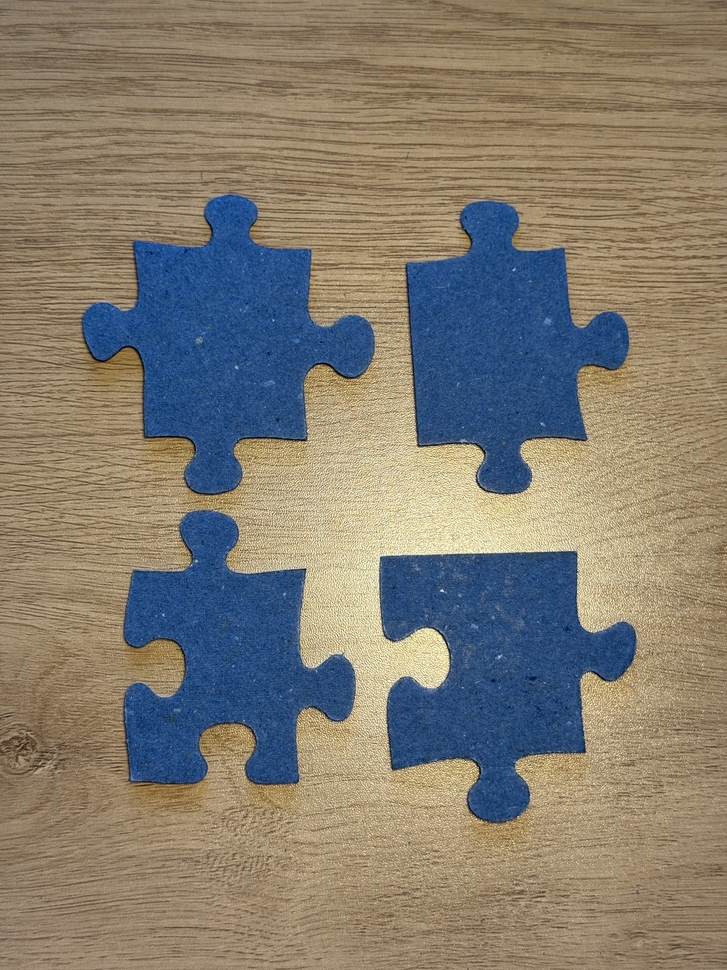
#> input picture Dataset/Jigsaw_2/IMG_4681.JPG, 727 x 970 px, shrunk from 3024 x 4032 before the run; its folder holds 4 pictures in this run
$ jupyter execute dataset.ipynb
#> lines starting #> are read from the running program, lines starting #| are printed output that depends on the picture; after the words box and inside, x2 and y2 are one past the last pixel; in counts of white or black regions, pixels touching at a corner belong together; pictures that were not available may be replaced by others from this repository, and a replacement may not be noted
#> further down, I is the input picture: shape (970, 727, 3); mean B, G, R 112.2, 124.5, 131.8
### functions.py
import cv2
import numpy as np

def transform_colorspace(image):
    # convert to YUV
    YUV = cv2.cvtColor(image, cv2.COLOR_BGR2YUV)
#> YUV: shape (970, 727, 3); mean of channels 0, 1, 2 125.3, 121.6, 133.8
    # split channels
    _, U, _ = cv2.split(YUV)
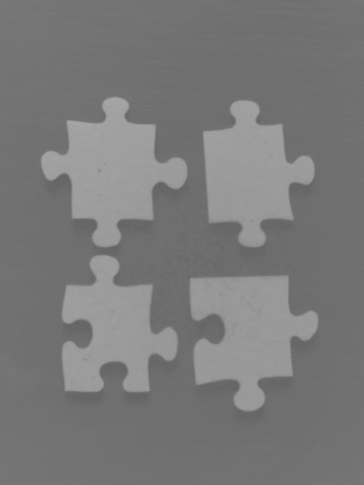
#> U: shape (970, 727) (shown at 1/2 size); min 99, max 168, mean 121.6

    return U

def transform_blur_and_thresh(U, use_morphology=True):
    # Apply blurring to U channel and thresholding [1], [2]
#> called with use_morphology = True
    blur = cv2.GaussianBlur(U, (25, 25), 0)
    _, mask = cv2.threshold(blur, 0, 255, cv2.THRESH_BINARY + cv2.THRESH_OTSU)
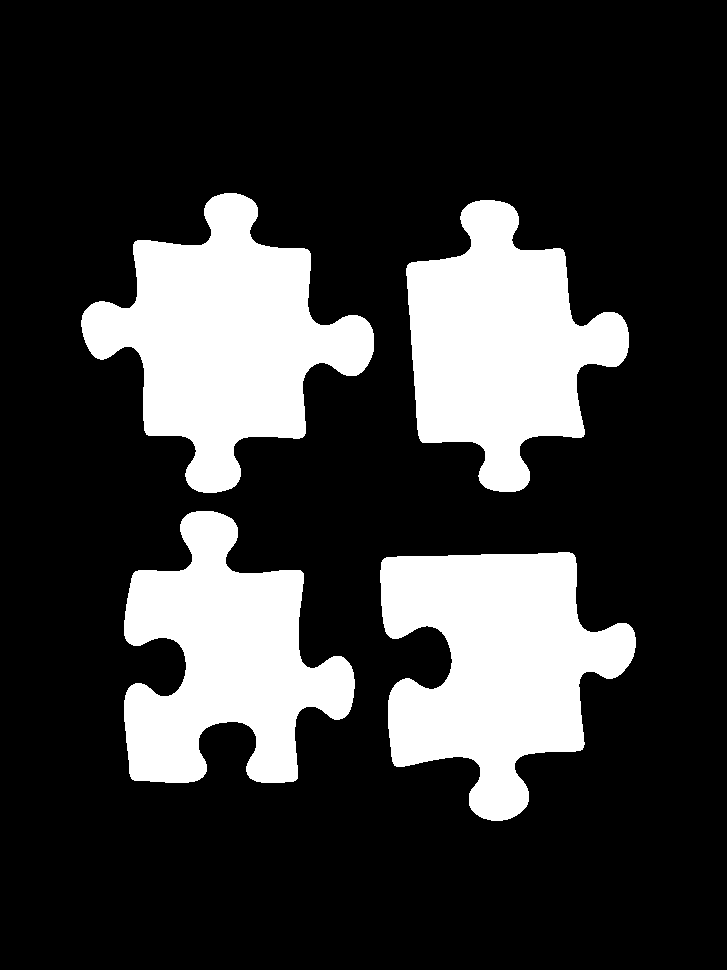
#> mask: shape (970, 727); 22.5% white; 4 white regions, box (x1, y1, x2, y2) and area: (81, 193, 374, 493) 43029, (380, 552, 636, 821) 41606, (406, 200, 629, 492) 37483, (124, 511, 355, 783) 36290

    if use_morphology:
        kernel = np.ones((5, 5), np.uint8)
        mask = cv2.erode(mask, kernel, iterations=2)
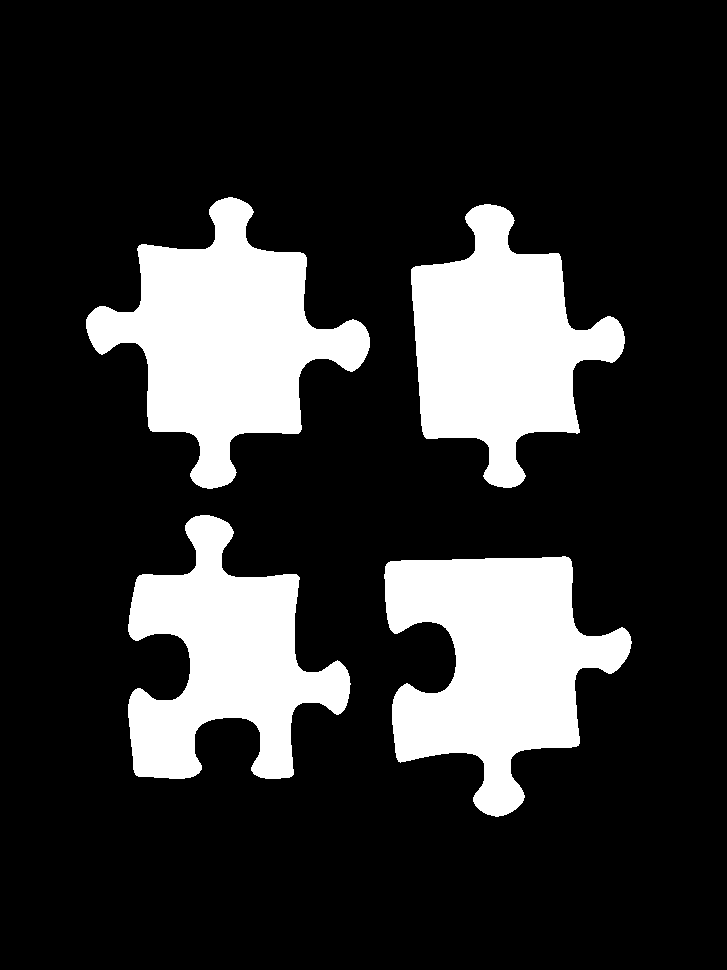
#> mask: shape (970, 727); 19.5% white; 4 white regions, box (x1, y1, x2, y2) and area: (86, 197, 370, 489) 37609, (384, 556, 632, 817) 36312, (411, 204, 625, 488) 32919, (128, 515, 351, 779) 30551

        mask = cv2.dilate(mask, kernel, iterations=2)
#> mask: shape (970, 727); 22.4% white; 4 white regions

    return mask

def segment_contours_cropping(mask, image, min_area_ratio=0.005):

#> called with min_area_ratio = 0.005
    contours, _ = cv2.findContours(mask, mode=cv2.RETR_EXTERNAL, method=cv2.CHAIN_APPROX_SIMPLE)
#> contours = 4 contours; box (x1, y1, x2, y2) and area: (82, 193, 374, 493) 42454, (380, 552, 636, 821) 41044, (407, 200, 629, 492) 36985, (124, 511, 355, 783) 35674

    if not contours:
        return []

    pieces = []

    # Calculate minimum area threshold
    image_area = mask.shape[0] * mask.shape[1]
    min_area_threshold = image_area * min_area_ratio

    # Loop through contours
    for c in contours:
        # find the area of the contour
        A = cv2.contourArea(c)

        if A < min_area_threshold:
            continue

        # bound the contour with a rectangle
        x, y, w, h = cv2.boundingRect(c)

        padding = 5
        x = max(0, x - padding)
        y = max(0, y - padding)
        w = min(image.shape[1] - x, w + 2*padding)
        h = min(image.shape[0] - y, h + 2*padding)

        # cropping the image and mask
        cropped_img = image[y:y+h, x:x+w]
        cropped_mask = mask[y:y+h, x:x+w]

        pieces.append((cropped_img, cropped_mask))
#> this loop made 4 passes
#> (A, x, y, w, h) on passes 1 to 4: (41044, 375, 547, 266, 279), (35673.5, 119, 506, 241, 282), (36985, 402, 195, 232, 302), (42454.5, 77, 188, 302, 310)
#> pass 1, in segment_contours_cropping, `cropped_mask = mask[y:y+h, x:x+w]`:
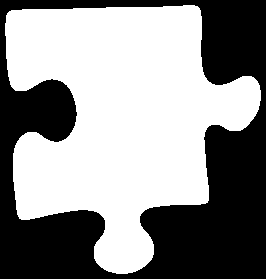
#> cropped_mask: shape (279, 266); 56% white; 1 black region, box (x1, y1, x2, y2) and area: (0, 0, 266, 279) 32630
#> pass 2, in segment_contours_cropping, `cropped_mask = mask[y:y+h, x:x+w]`:
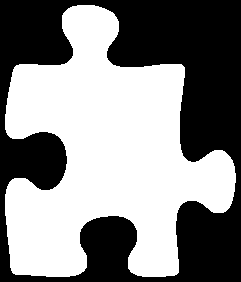
#> cropped_mask: shape (282, 241); 53.3% white; 1 black region, box (x1, y1, x2, y2) and area: (0, 0, 241, 282) 31715
#> after the loop, pieces = 4 items

    print(f"  Found {len(pieces)} pieces after filtering (min_area: {min_area_threshold:.0f})")
#|   Found 4 pieces after filtering (min_area: 3526)

    return pieces


def piece_boundary(cropped_mask):

    # Find contours on the new mask (copped)
    contours, _ = cv2.findContours(cropped_mask, mode=cv2.RETR_EXTERNAL, method=cv2.CHAIN_APPROX_NONE)

    if not contours:
        return None

    piece_contour = max(contours, key=cv2.contourArea)

    return piece_contour

def detect_corners(contour):
    x, y, w, h = cv2.boundingRect(contour)

    rect_corners = [
        [x, y],           # top-left
        [x + w, y],       # top-right
        [x + w, y + h],   # bottom-right
        [x, y + h]        # bottom-left
    ]

    contour_pts = contour.reshape(-1, 2)
    actual_corners = []

    for rect_corner in rect_corners:
        distances = []
        for pt in contour_pts:
            dist = np.sqrt((pt[0] - rect_corner[0])**2 + (pt[1] - rect_corner[1])**2)
            distances.append(dist)

        min_idx = distances.index(min(distances))
        actual_corners.append(contour_pts[min_idx])

    corners = np.array(actual_corners, dtype=np.int32)
    return corners.reshape(-1, 1, 2)

def segment_sides(contour, corners):
    contour_reshaped = contour.reshape(-1, 2)

    corner_indices = []
    for corner in corners.reshape(-1, 2):
        idx = np.where((contour_reshaped == corner).all(axis=1))[0][0]
        corner_indices.append(idx)

    corner_indices = sorted(corner_indices)

    sides = []
    for i in range(4):
        start_idx = corner_indices[i]
        end_idx = corner_indices[(i + 1) % 4]

        if end_idx > start_idx:
            side = contour_reshaped[start_idx:end_idx+1]
        else:
            side = np.vstack([contour_reshaped[start_idx:], contour_reshaped[:end_idx+1]])

        sides.append(side)

    return sides

def classify_side(side_contour):

    start_point = side_contour[0]
    end_point = side_contour[-1]

    straight_distance = np.linalg.norm(end_point - start_point)

    contour_length = cv2.arcLength(side_contour.reshape(-1, 1, 2), False)

    curve_ratio = contour_length / straight_distance

    if curve_ratio < 1.1:
        return "FLAT"
    else:

        line_vec = end_point - start_point

        mid_idx = len(side_contour) // 2
        mid_point = side_contour[mid_idx]

        cross = np.cross(line_vec, mid_point - start_point)

        if cross > 0:
            return "TAB"
        else:
            return "SLOT"

def classify_piece(side_types):

    flat_count = side_types.count('FLAT')

    if flat_count == 2:
        return "CORNER"
    elif flat_count == 1:
        return "EDGE"
    elif flat_count == 0:
        return "MIDDLE"
    else:
        return "UNKNOWN"


# [17 lines left out: function transform_convert_clean, not called in this run]


def get_normalized_contour(contour):
    # 1. Get endpoints
    p1 = contour[0]
    p2 = contour[-1]

    # Handle case where contour might be (N, 1, 2) or (N, 2)
    if len(p1.shape) > 1: # (1, 2)
        p1 = p1[0]
        p2 = p2[0]
    elif len(p1.shape) == 1:
        pass # p1 is (2,)

    # 2. Calculate angle to rotate p1-p2 to horizontal
    dx, dy = p2[0] - p1[0], p2[1] - p1[1]
    angle_rad = np.arctan2(dy, dx)
    angle_deg = np.degrees(angle_rad)

    # 3. Rotate all points
    # We want to align the line p1-p2 with the x-axis.
    # In image coords (y-down), positive angle is CW (down).
    # So if line is down (+angle), we need to rotate CCW (up, -angle).
    # However, cv2.getRotationMatrix2D with positive angle rotates CCW (visually Up).
    # So to correct a +45 deg (Down-Right) line to 0 deg (Right), we rotate CCW (Up) by 45 deg.
    rotation_matrix = cv2.getRotationMatrix2D(tuple(p1.astype(float)), angle_deg, 1.0)

    # Ensure contour is (N, 1, 2) for cv2.transform
    pts = contour.reshape(-1, 1, 2).astype(float)
    rotated_pts = cv2.transform(pts, rotation_matrix)

    # 4. Translate so p1 is at (0,0)
    t_x, t_y = rotated_pts[0][0]
    normalized_pts = rotated_pts - [t_x, t_y]

    return normalized_pts.astype(np.float32)


def calculate_match_score(side_A, side_B, type_A, type_B):
    # 1. Compatibility Check
    if type_A == "FLAT" or type_B == "FLAT":
        return float('inf')
    if type_A == type_B: # TAB-TAB or SLOT-SLOT don't match
        return float('inf')

    # 2. Normalize
    norm_A = get_normalized_contour(side_A)
    norm_B = get_normalized_contour(side_B)

    # 3. Invert Side B (Flip over X-axis)
    # We want to see if A fits into B.
    # If A is TAB (bump up) and B is SLOT (dip down),
    # Normalization makes B a dip down.
    # Inverting B makes it a bump up.
    # Then we compare bump A with bump B.

    inverted_B = norm_B.copy()
    inverted_B[:, 0, 1] *= -1

    # 4. Calculate Match Score (Hu Moments)
    # Method=1 (CV_CONTOURS_MATCH_I1) is often good. Lower is better.
    try:
        score = cv2.matchShapes(norm_A, inverted_B, cv2.CONTOURS_MATCH_I1, 0.0)
    except cv2.error:
        return float('inf') # Handle potential errors with empty contours

    return score

### dataset.ipynb
[cell 1]
import os
from os.path import join
import numpy as np
import cv2
import matplotlib.pyplot as plt
import functions as f

[cell 2]
# Creating datasets of jigsaw sets
jigsaw_1 = os.listdir('Dataset/Jigsaw_1')
jigsaw_2 = os.listdir('Dataset/Jigsaw_2')
jigsaw_3 = os.listdir('Dataset/Jigsaw_3')
jigsaw_4 = os.listdir('Dataset/Jigsaw_4')

[cell 3]
class JigsawPiece:
    def __init__(self, image_path, idx, image, mask, contour, corners, sides, side_types, piece_type):
        self.id = f"Piece {idx}"
        self.image = image
        self.mask = mask
        self.contour = contour
        self.corners = corners
        self.sides = sides
        self.side_types = side_types
        self.piece_type = piece_type

    def __repr__(self):
        return f"Piece {self.id}: {self.piece_type} {self.side_types}"

[cell 4]
all_pieces = []

for piece in jigsaw_2:
    piece_path = os.path.join('Dataset/Jigsaw_2', piece)
    I = cv2.imread(piece_path)
    if I is not None:
        U = f.transform_colorspace(I)
        mask = f.transform_blur_and_thresh(U)
        result = f.segment_contours_cropping(mask, I)
#> result = 4 items

        if isinstance(result, tuple) and len(result) == 2:
            if isinstance(result[0], np.ndarray) and isinstance(result[1], np.ndarray):
                pieces = [result]
            else:
                pieces = result
        else:
            pieces = result
#> pieces = 4 items

        print(f"Processing: {piece} - Found {len(pieces)} puzzle pieces")
#| Processing: IMG_4681.JPG - Found 4 puzzle pieces

        for idx, (cropped_img, cropped_mask) in enumerate(pieces):
            boundary = f.piece_boundary(cropped_mask)
            if boundary is not None:
                corners = f.detect_corners(boundary)
                sides = f.segment_sides(boundary, corners)

                side_types = []
                for side in sides:
                    side_type = f.classify_side(side)
                    side_types.append(side_type)

                piece_type = f.classify_piece(side_types)

                new_piece = JigsawPiece(piece_path, idx, cropped_img, cropped_mask, boundary, corners, sides, side_types, piece_type)
                all_pieces.append(new_piece)

                print(f"Stored {new_piece}")

                boundary_piece = cropped_img.copy()

                cv2.drawContours(boundary_piece, [boundary], -1, (0,255,0), 2)

                if corners is not None:
                    cv2.drawContours(boundary_piece, [corners], -1, (255,0,0), 3)

                    for corner in corners:
                        x, y = corner[0]
                        cv2.circle(boundary_piece, (x, y), 5, (0,0,255), -1)

                    colors = [(255,0,0), (0,255,0), (0,0,255), (255,255,0)]  # Blue, Green, Red, Yellow
                    for i, side in enumerate(sides):
                        side_reshaped = side.reshape(-1, 1, 2).astype(np.int32)
                        cv2.polylines(boundary_piece, [side_reshaped], False, colors[i], 2)

                plt.imshow(cv2.cvtColor(boundary_piece, cv2.COLOR_BGR2RGB))
                plt.axis('off')
                plt.title(f"{piece} - Piece {idx}")
                plt.show()
#> this loop made 4 passes
#> (w in detect_corners, h in detect_corners, rect_corners in detect_corners, corner_indices in segment_sides) on passes 1 to 4: (256, 269, [[5, 5], [261, 5], [261, 274], [5, 274]], [174, 487, 781, 1054]), (231, 272, [[5, 5], [236, 5], [236, 277], [5, 277]], [16, 421, 684, 989]), (222, 292, [[5, 5], [227, 5], [227, 297], [5, 297]], [20, 296, 541, 817]), (292, 300, [[5, 5], [297, 5], [297, 305], [5, 305]], [129, 411, 658, 951])
#> (printed output is left out)
#> pass 1, `plt.show()`:
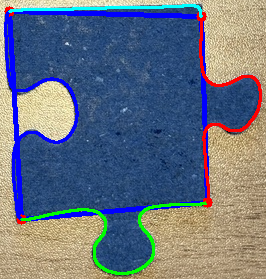
#> shown: shape (279, 266, 3); mean R, G, B 103.1, 113.5, 130
#> pass 2, `plt.show()`:
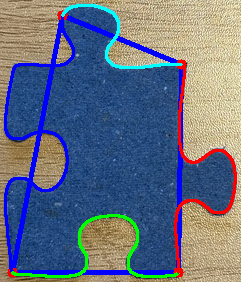
#> shown: shape (282, 241, 3); mean R, G, B 100.4, 110.5, 131
#> pass 3, in __init__ (call 3), `self.image = image`:
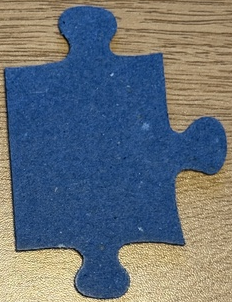
#> self.image: shape (302, 232, 3); mean of channels 0, 1, 2 121.2, 111.1, 101; drawn as B, G, R
#> pass 3, in __init__ (call 3), `self.mask = mask`:
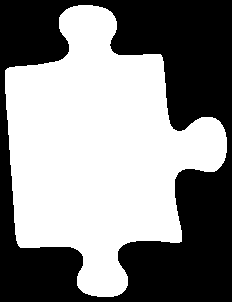
#> self.mask: shape (302, 232); 53.5% white; 1 black region, box (x1, y1, x2, y2) and area: (0, 0, 232, 302) 32609
#> after the loop:
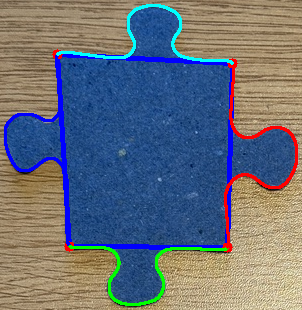
#> boundary_piece: shape (310, 302, 3); mean of channels 0, 1, 2 122.4, 111, 103.5; drawn as B, G, R
#> after the loop, all_pieces = 4 items

    else:
        print(f"Could not read image: {piece_path}")
print(f"\nTotal pieces stored: {len(all_pieces)}")

[cell 5]
# Visualization of normalized sides for the first few pieces
for piece in all_pieces[:4]:
    print(f"Piece {piece.id}")
    plt.figure(figsize=(15, 3))
    for i, side in enumerate(piece.sides):
        norm_side = f.get_normalized_contour(side)

        # Plot
        plt.subplot(1, 4, i+1)
        plt.plot(norm_side[:, 0, 0], norm_side[:, 0, 1])
        plt.title(f"Side {i}: {piece.side_types[i]}")
        plt.grid(True)
        plt.axis('equal')
        # Invert Y axis to match image coordinate intuition (optional, but helpful)
        plt.gca().invert_yaxis()
    plt.show()

[cell 6]
def find_best_match_for_side(ref_piece, ref_side_idx):
    ref_side = ref_piece.sides[ref_side_idx]
    ref_type = ref_piece.side_types[ref_side_idx]

    if ref_type == "FLAT":
        return None

    best_score = float('inf')
    best_match = None

    for piece in all_pieces:
        if piece.id == ref_piece.id: continue

        for i, side in enumerate(piece.sides):
            side_type = piece.side_types[i]
            score = f.calculate_match_score(ref_side, side, ref_type, side_type)

            if score < best_score:
                best_score = score
                best_match = (piece, i, score)

    return best_match

# Define colors for sides: 0:Blue, 1:Green, 2:Red, 3:Yellow
# Colors in BGR format for OpenCV
SIDE_COLORS = [
    (255, 0, 0),    # Side 0: Blue
    (0, 255, 0),    # Side 1: Green
    (0, 0, 255),    # Side 2: Red
    (0, 255, 255)   # Side 3: Yellow
]

# Visualize matches for each piece
# We limit to first 5 pieces to avoid too many plots, remove [:5] to run for all
for piece in all_pieces:
    print(f"--- Matches for Piece {piece.id} ---")

    # Count non-flat sides to determine plot size
    non_flat_sides = [i for i, t in enumerate(piece.side_types) if t != "FLAT"]
    if not non_flat_sides:
        continue

    plt.figure(figsize=(15, 4))

    # 1. Prepare Source Piece Image with ALL sides colored
    src_img = piece.image.copy()
    for i, side in enumerate(piece.sides):
        # Draw side i with color i
        color = SIDE_COLORS[i % len(SIDE_COLORS)]
        side_poly = side.reshape(-1, 1, 2).astype(np.int32)
        cv2.polylines(src_img, [side_poly], False, color, 5)

    # Plot Source Piece
    plt.subplot(1, len(non_flat_sides) + 1, 1)
    plt.imshow(cv2.cvtColor(src_img, cv2 .COLOR_BGR2RGB))
    plt.title(f"Source: {piece.id}")
    plt.axis('off')

    plot_idx = 2
    for side_idx in non_flat_sides:
        match = find_best_match_for_side(piece, side_idx)

        plt.subplot(1, len(non_flat_sides) + 1, plot_idx)
        if match:
            match_piece, match_side_idx, score = match

            # 2. Prepare Match Piece Image with ONLY the matching side colored
            # The color should match the SOURCE side index (side_idx) to show the connection
            match_img = match_piece.image.copy()

            # Get the specific side that matched
            matched_side_contour = match_piece.sides[match_side_idx]

            # Use the color of the SOURCE side (side_idx)
            match_color = SIDE_COLORS[side_idx % len(SIDE_COLORS)]

            side_poly = matched_side_contour.reshape(-1, 1, 2).astype(np.int32)
            cv2.polylines(match_img, [side_poly], False, match_color, 5)

            plt.imshow(cv2.cvtColor(match_img, cv2.COLOR_BGR2RGB))
            plt.title(f"Matches Side {side_idx}\nPiece: {match_piece.id}\nScore: {score:.3f}")
        else:
            plt.text(0.5, 0.5, "No Match", ha='center')
            plt.title(f"Side {side_idx}")

        plt.axis('off')
        plot_idx += 1

    plt.tight_layout()
    plt.show()
